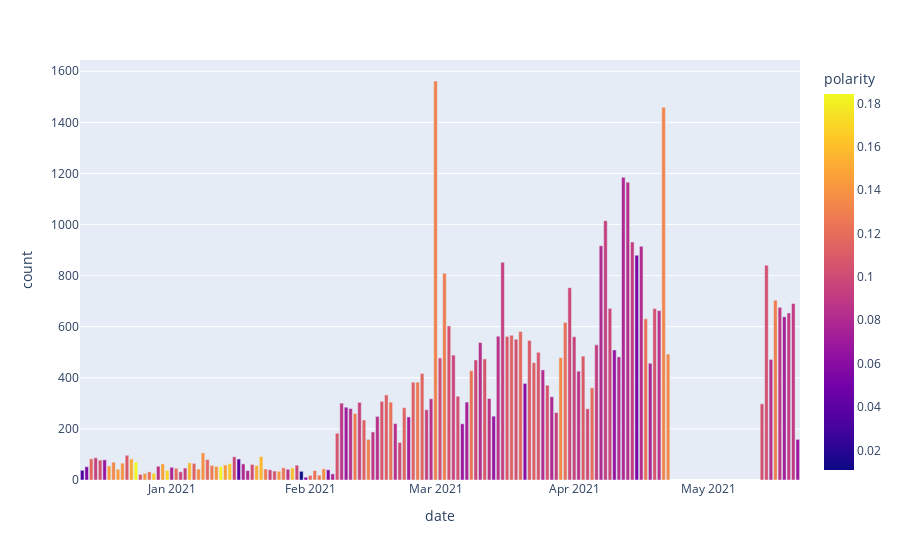

The code cell stored with this chart in its notebook:
### Markdown cell above
#### Tweets over time, color-coded by average polarity score

### Code cell
fig = px.bar(timeline, x='date', y='count', color='polarity')
fig.show()

### Figure 1 — Plotly figure (JSON) as saved in the notebook; plotly's stock layout.template omitted (floating-point values rounded to 4 significant figures; data arrays with more than 128 entries replaced by an {"elided": "..."} marker saying what was removed)
{"data": [{"alignmentgroup": "True", "hovertemplate": "date=%{x}<br>count=%{y}<br>polarity=%{marker.color}<extra></extra>", "legendgroup": "", "marker": {"color": {"elided": "141 float values"}, "coloraxis": "coloraxis"}, "name": "", "offsetgroup": "", "orientation": "v", "showlegend": false, "textposition": "auto", "type": "bar", "x": {"elided": "141 str values"}, "xaxis": "x", "y": {"elided": "141 int values"}, "yaxis": "y"}], "layout": {"barmode": "relative", "coloraxis": {"colorbar": {"title": {"text": "polarity"}}, "colorscale": [[0, "#0d0887"], [0.1111, "#46039f"], [0.2222, "#7201a8"], [0.3333, "#9c179e"], [0.4444, "#bd3786"], [0.5556, "#d8576b"], [0.6667, "#ed7953"], [0.7778, "#fb9f3a"], [0.8889, "#fdca26"], [1, "#f0f921"]]}, "legend": {"tracegroupgap": 0}, "margin": {"t": 60}, "xaxis": {"anchor": "y", "domain": [0, 1], "title": {"text": "date"}}, "yaxis": {"anchor": "x", "domain": [0, 1], "title": {"text": "count"}}}}
